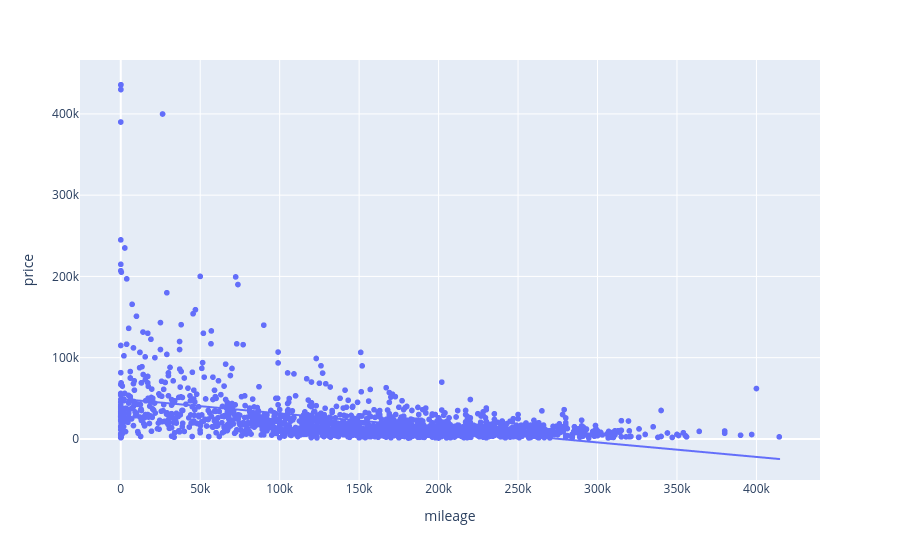

Here is the notebook cell this chart was saved with:
### Code cell
px.scatter(df, x="mileage", y="price", trendline="ols")

### Figure 1 — Plotly figure (JSON) as saved in the notebook; plotly's stock layout.template omitted (floating-point values rounded to 4 significant figures; data arrays with more than 128 entries replaced by an {"elided": "..."} marker saying what was removed)
{"data": [{"hovertemplate": "mileage=%{x}<br>price=%{y}<extra></extra>", "legendgroup": "", "marker": {"color": "#636efa", "symbol": "circle"}, "mode": "markers", "name": "", "showlegend": false, "type": "scattergl", "x": {"elided": "1919 int values"}, "xaxis": "x", "y": {"elided": "1919 float values"}, "yaxis": "y"}, {"hovertemplate": "<b>OLS trendline</b><br>price = -0.17845 * mileage + 49225.5<br>R<sup>2</sup>=0.191414<br><br>mileage=%{x}<br>price=%{y} <b>(trend)</b><extra></extra>", "legendgroup": "", "marker": {"color": "#636efa", "symbol": "circle"}, "mode": "lines", "name": "", "showlegend": false, "type": "scattergl", "x": {"elided": "1919 int values"}, "xaxis": "x", "y": {"elided": "1919 float values"}, "yaxis": "y"}], "layout": {"legend": {"tracegroupgap": 0}, "margin": {"t": 60}, "xaxis": {"anchor": "y", "domain": [0, 1], "title": {"text": "mileage"}}, "yaxis": {"anchor": "x", "domain": [0, 1], "title": {"text": "price"}}}}
